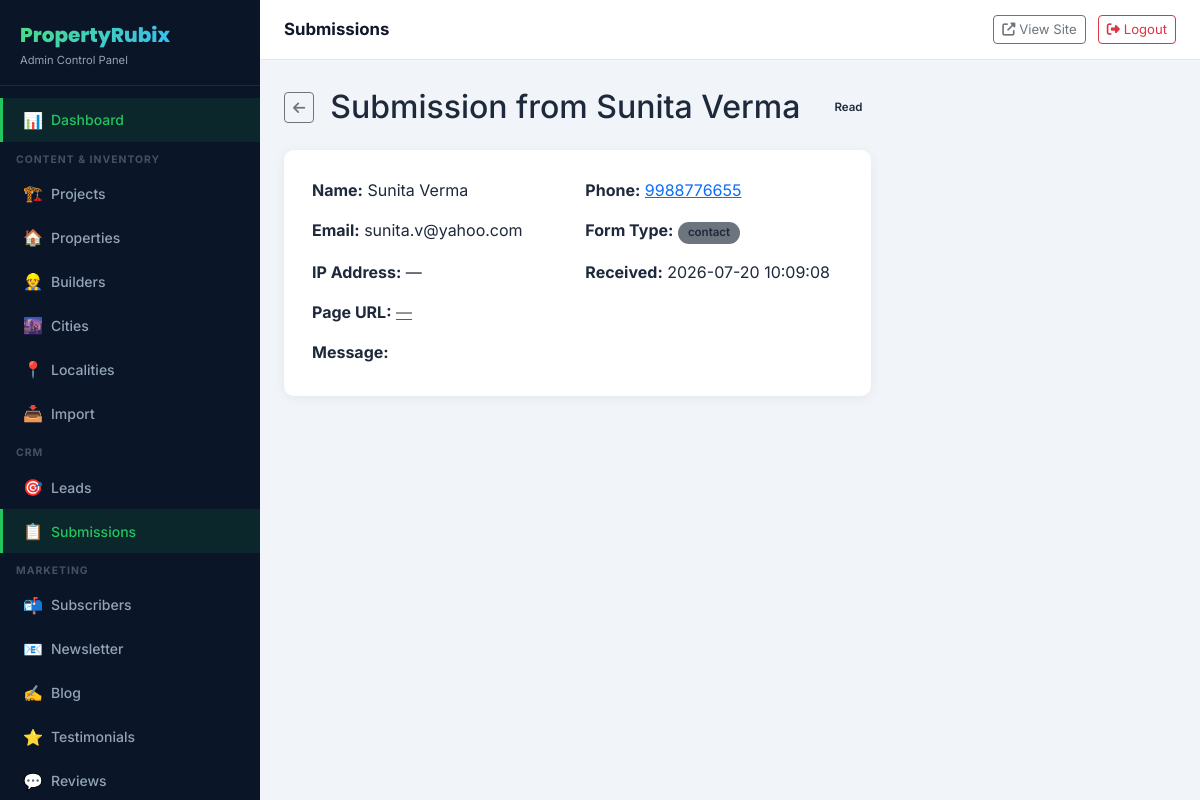
/admin/submissions/index.php?action=view&id=2 (signed in), run on the app's committed database.
### tables this page shows
CREATE TABLE `branding_settings` (
  `id`              INT UNSIGNED NOT NULL AUTO_INCREMENT,
  `site_name`       VARCHAR(255) DEFAULT 'PropertyRubix',
  `logo`            VARCHAR(255) DEFAULT NULL,
  `favicon`         VARCHAR(255) DEFAULT NULL,
  `primary_color`   VARCHAR(20)  DEFAULT '#16a34a',
  `secondary_color` VARCHAR(20)  DEFAULT '#0f172a',
  `tagline`         VARCHAR(255) DEFAULT NULL,
  `updated_at`      DATETIME NOT NULL DEFAULT CURRENT_TIMESTAMP ON UPDATE CURRENT_TIMESTAMP,
  PRIMARY KEY (`id`)
);

CREATE TABLE `submissions` (
  `id`         INT UNSIGNED NOT NULL AUTO_INCREMENT,
  `form_type`  VARCHAR(50) NOT NULL DEFAULT 'contact' COMMENT 'site_visit, contact, enquiry, etc.',
  `name`       VARCHAR(120) DEFAULT NULL,
  `email`      VARCHAR(150) DEFAULT NULL,
  `phone`      VARCHAR(20)  DEFAULT NULL,
  `payload`    JSON DEFAULT NULL,
  `status`     ENUM('new','processed') NOT NULL DEFAULT 'new',
  `ip_address` VARCHAR(45) DEFAULT NULL,
  `created_at` DATETIME NOT NULL DEFAULT CURRENT_TIMESTAMP,
  PRIMARY KEY (`id`),
  KEY `idx_form_type` (`form_type`),
  KEY `idx_status`    (`status`),
  KEY `idx_created`   (`created_at`)
);

### config/db.php (called while the page is built, shortened)
<?php
function db(): PDO {
    static $pdo = null;
    if ($pdo === null) {
        $dsn = 'mysql:host=' . DB_HOST . ';dbname=' . DB_NAME . ';charset=' . DB_CHARSET;
        $options = [
            PDO::ATTR_ERRMODE            => PDO::ERRMODE_EXCEPTION,
            PDO::ATTR_DEFAULT_FETCH_MODE => PDO::FETCH_ASSOC,
            PDO::ATTR_EMULATE_PREPARES   => false,
            PDO::MYSQL_ATTR_INIT_COMMAND => "SET NAMES utf8mb4 COLLATE utf8mb4_unicode_ci",
        ];
        try {
            $pdo = new PDO($dsn, DB_USER, DB_PASS, $options);
        } catch (PDOException $e) {
            die('
            <div style="font-family:sans-serif;padding:30px;background:#fef2f2;border:1px solid #fca5a5;border-radius:8px;max-width:600px;margin:40px auto">
                <h2 style="color:#dc2626">⚠ Database Connection Error</h2>
                <p>Could not connect to MySQL. Please check:</p>
                <ul>
                    <li>XAMPP MySQL service is running</li>
                    <li>Database <strong>' . DB_NAME . '</strong> exists in phpMyAdmin</li>
                    <li>Credentials in <code>config/db.php</code> are correct</li>
                    <li>You have imported <code>database/schema.sql</code> and <code>database/seed.sql</code></li>
                </ul>
                <p style="color:#6b7280;font-size:0.875rem">Error: ' . htmlspecialchars($e->getMessage()) . '</p>
            </div>');
        }
    }
    return $pdo;
}

### app/helpers/settings.php (called while the page is built, shortened)
<?php
function getBranding(): array {
    static $branding = [];
    if (!$branding) {
        try {
            $branding = db()->query("SELECT * FROM branding_settings LIMIT 1")->fetch() ?: [];
        } catch (Throwable) {}
    }
    return $branding ?: [
        'site_name' => 'PropertyRubix',
        'primary_color' => '#16a34a',
        'secondary_color' => '#0f172a',
        'tagline' => 'Find Your Perfect Property',
        'logo' => null,
    ];
}

### admin/includes/auth_check.php (called while the page is built, shortened)
<?php
require_once __DIR__ . '/../../config/db.php';
require_once APP_PATH . 'helpers/settings.php';
$branding    = getBranding();
$siteName    = $branding['site_name'] ?? 'PropertyRubix';

### admin/submissions/index.php (the view, shortened to what this page needs)
<?php
require_once __DIR__ . '/../includes/auth_check.php';
$pdo    = db();
$action = $_GET['action'] ?? 'list';
$id     = (int)($_GET['id'] ?? 0);
if ($action === 'view' && $id) {
    $stmt = $pdo->prepare("SELECT * FROM submissions WHERE id=?");
    $stmt->execute([$id]);
    $row  = $stmt->fetch() ?: [];
    if ($row && $row['status'] === 'new') {
        $row['status'] = 'read';
    }
}
require __DIR__ . '/../includes/header.php';
?>
<?php if ($action === 'view' && $row): ?>
<div class="d-flex align-items-center gap-3 mb-4">
  <a href="?" class="btn btn-sm btn-outline-secondary"><i class="fas fa-arrow-left"></i></a>
  <h2 class="mb-0">Submission from <?= htmlspecialchars($row['name']) ?></h2>
  <span class="adm-badge badge-<?= htmlspecialchars($row['status']) ?> ms-2"><?= ucfirst($row['status']) ?></span>
</div>
<div class="row g-4">
  <div class="col-lg-8">
    <div class="adm-card">
      <div class="row g-3">
        <div class="col-md-6"><strong>Name:</strong> <?= htmlspecialchars($row['name']) ?></div>
        <div class="col-md-6"><strong>Phone:</strong> <a href="tel:<?= htmlspecialchars($row['phone']) ?>"><?= htmlspecialchars($row['phone']) ?></a></div>
        <div class="col-md-6"><strong>Email:</strong> <?= htmlspecialchars($row['email'] ?? '—') ?></div>
        <div class="col-md-6"><strong>Form Type:</strong> <span class="adm-badge bg-secondary"><?= htmlspecialchars($row['form_type']) ?></span></div>
        <div class="col-md-6"><strong>IP Address:</strong> <?= htmlspecialchars($row['ip_address'] ?? '—') ?></div>
        <div class="col-md-6"><strong>Received:</strong> <?= htmlspecialchars($row['created_at']) ?></div>
        <div class="col-12"><strong>Page URL:</strong> <a href="<?= htmlspecialchars($row['page_url'] ?? '#') ?>" target="_blank" class="text-muted"><?= htmlspecialchars($row['page_url'] ?? '—') ?></a></div>
        <div class="col-12"><strong>Message:</strong><p class="text-muted mb-0 mt-1"><?= nl2br(htmlspecialchars($row['message'] ?? '')) ?></p></div>
      </div>
    </div>
  </div>
</div>
<?php endif; ?>
<?php require __DIR__ . '/../includes/footer.php'; ?>

### admin/includes/sidebar.php (shortened to what this page needs)
<?php
$adminBase = BASE_URL . 'admin/';
$curDir    = basename(dirname($_SERVER['PHP_SELF']));
function adminLink(string $href, string $icon, string $label, string $curDir = '', string $match = ''): string {
    $active = ($match && ($curDir === $match || basename($_SERVER['PHP_SELF']) === $match)) ? 'active' : '';
    return "<a href=\"$href\" class=\"adm-nav-link $active\"><span class=\"nav-icon\">$icon</span> $label</a>";
}
?>
<aside class="adm-sidebar" id="adminSidebar">
  <div class="adm-logo">
    <a href="<?= $adminBase ?>"><?= htmlspecialchars($siteName) ?></a>
    <p>Admin Control Panel</p>
  </div>
  <nav class="adm-nav">
    <?= adminLink($adminBase, '📊', 'Dashboard', $curDir, 'index.php') ?>
    <div class="adm-nav-section">Content & Inventory</div>
    <?= adminLink($adminBase . 'projects/', '🏗️', 'Projects', $curDir, 'projects') ?>
    <?= adminLink($adminBase . 'properties/', '🏠', 'Properties', $curDir, 'properties') ?>
    <?= adminLink($adminBase . 'builders/', '👷', 'Builders', $curDir, 'builders') ?>
    <?= adminLink($adminBase . 'cities/', '🌆', 'Cities', $curDir, 'cities') ?>
    <?= adminLink($adminBase . 'localities/', '📍', 'Localities', $curDir, 'localities') ?>
    <?= adminLink($adminBase . 'import/', '📥', 'Import', $curDir, 'import') ?>
    <div class="adm-nav-section">CRM</div>
    <?= adminLink($adminBase . 'leads/', '🎯', 'Leads', $curDir, 'leads') ?>
    <?= adminLink($adminBase . 'submissions/', '📋', 'Submissions', $curDir, 'submissions') ?>
    <div class="adm-nav-section">Marketing</div>
    <?= adminLink($adminBase . 'subscribers/', '📬', 'Subscribers', $curDir, 'subscribers') ?>
    <?= adminLink($adminBase . 'newsletter/', '📧', 'Newsletter', $curDir, 'newsletter') ?>
    <?= adminLink($adminBase . 'blog/', '✍️', 'Blog', $curDir, 'blog') ?>
    <?= adminLink($adminBase . 'testimonials/', '⭐', 'Testimonials', $curDir, 'testimonials') ?>
    <?= adminLink($adminBase . 'reviews/', '💬', 'Reviews', $curDir, 'reviews') ?>
  </nav>
</aside>

### assets/css/admin.css (style rules this page uses)
:root { --adm-sidebar-bg: #0a1628; --adm-sidebar-w: 260px; --adm-header-h: 60px; --adm-primary: #a9804b; --adm-primary-hover: #8f6b3d; --adm-primary-light: #f2e2ba; --adm-accent: #22c55e; --adm-text: #e2e8f0; --adm-text-muted: #94a3b8; --adm-border: #1e293b; --adm-card: #ffffff; --adm-bg: #f1f5f9; --adm-radius: 10px; }
* { box-sizing: border-box; }
body.admin-body { margin: 0; font-family: 'Inter', sans-serif; background: var(--adm-bg); color: #1e293b; overflow-x: hidden; }
.adm-sidebar { position: fixed; top: 0; left: 0; width: var(--adm-sidebar-w); height: 100vh; background: var(--adm-sidebar-bg); z-index: 1000; display: flex; flex-direction: column; overflow-y: auto; transition: transform 0.3s ease; }
.adm-logo { padding: 20px 20px 16px; border-bottom: 1px solid var(--adm-border); flex-shrink: 0; }
.adm-logo a { text-decoration: none; font-size: 1.25rem; font-weight: 800; font-family: 'Poppins', sans-serif; background: linear-gradient(135deg, #4ade80, #38bdf8); -webkit-background-clip: text; -webkit-text-fill-color: transparent; background-clip: text; }
.adm-logo p { font-size: 0.7rem; color: var(--adm-text-muted); margin: 2px 0 0; }
.adm-nav { padding: 12px 0; flex: 1; }
.adm-nav-section { padding: 10px 16px 4px; font-size: 0.65rem; font-weight: 700; text-transform: uppercase; letter-spacing: 1px; color: rgba(255,255,255,0.25); }
.adm-nav-link { display: flex; align-items: center; gap: 10px; padding: 10px 20px; color: var(--adm-text-muted); text-decoration: none; font-size: 0.875rem; font-weight: 500; border-left: 3px solid transparent; transition: all 0.2s ease; white-space: nowrap; }
.adm-nav-link .nav-icon { font-size: 1rem; width: 18px; text-align: center; }
.adm-nav-link.active { color: var(--adm-accent); background: rgba(22,163,74,0.12); border-left-color: var(--adm-accent); }
.adm-badge { display: inline-block; padding: 2px 10px; border-radius: 50px; font-size: 0.72rem; font-weight: 600; }
.adm-card { background: white; border-radius: var(--adm-radius); box-shadow: 0 2px 12px rgba(0,0,0,0.06); padding: 28px; margin-bottom: 24px; }

### data on the page
branding_settings: site_name "PropertyRubix"
submissions: name "Sunita Verma", phone "9988776655", email "sunita.v@yahoo.com", form_type "contact", ip_address "—", created_at "2026-07-20 10:09:08"

### other printed values
$icon "📊 🏗️ 🏠 👷 🌆 📍 📥 🎯 📋 📬 📧 ✍️ ⭐ 💬"
$label "Dashboard Projects Properties Builders Cities Localities Import Leads Submissions Subscribers Newsletter Blog Testimonials Reviews"
$pageTitle "Submissions"
$row['status'] "Read"
$row['page_url'] "—"
